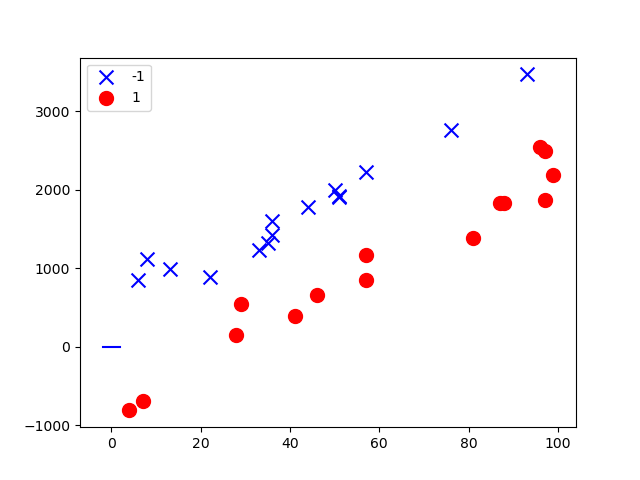

Write the Python code that produced this figure.
import matplotlib.pyplot as plt
import numpy as np
import operator
import random
 
# 網路上找的 dataset 再加上亂數的 data 不可以線性分割
def rand_samples(m, b, n_points, rand_param):
    left_x_coors, left_y_coors = np.array([]), np.array([])
    right_x_coors, right_y_coors = np.array([]), np.array([])

    pos_points = int(n_points/2)
    neg_points = n_points - pos_points
    pos_count = 0
    neg_count = 0

    for _ in range(n_points):
        x = np.random.randint(0, rand_param)
        flag = 0
        while flag != 1:
            r = np.random.randint(250, 1000)
            s = random.choice([-1,1])
            state = m * x + b + r*s
            if  s < 0 and pos_count < pos_points:
                pos_count += 1
                flag = 1
                right_x_coors = np.append(right_x_coors, x)
                right_y_coors = np.append(right_y_coors, state)
            elif s > 0 and neg_count < neg_points:
                neg_count += 1
                flag = 1
                left_x_coors = np.append(left_x_coors, x)
                left_y_coors = np.append(left_y_coors, state)

    x_coors = np.append(left_x_coors, right_x_coors)
    y_coors = np.append(left_y_coors, right_y_coors)
    a = tuple(x_coors)
    b = tuple(y_coors)
    c = zip(a, b)
    d = [-1]*neg_points + [1]*pos_points
    e = zip(c,d)
    dataset = [((1,) + x, y) for x, y in list(e)]
    return dataset
 
 
# 內積
def dot(*v):
    return sum(map(operator.mul, *v))
 
 
# 取 sign (1, 0, -1)
def sign(v):
    if v > 0:
        return 1
    elif v == 0:
        return 0
    else:  # v < 0
        return -1
 
 
# 判斷有沒有分類錯誤
def check_error(w, x, y):
    if sign(dot(w, x)) != y:
        return True
    else:
        return False
 
 
# 更新 w
def update(w, x, y):
    u = map(operator.mul, [y] * len(x), x)
    w = map(operator.add, w, u)
    return list(w)
 
 
# 總錯誤數
def sum_errors(w, dataset):
    errors = 0
    for x, y in dataset:
        if check_error(w, x, y):
            errors += 1
 
    return errors
 
 
# POCKET 演算法實作
def pocket(dataset):
    # 初始化 w
    w = [0] * 3
    min_e = sum_errors(w, dataset)
 
    max_t = 500
    for t in range(0, max_t):
        wt = None
        et = None
 
        while True:
            x, y = random.choice(dataset)
            if check_error(w, x, y):
                wt = update(w, x, y)
                et = sum_errors(wt, dataset)
                break
 
        if et < min_e:
            w = wt
            min_e = et
 
        print("{}: {}".format(t, tuple(w)))
        print("min erros: {}".format(min_e))
 
        t += 1
 
        if min_e == 0:
            break
 
    return (w, min_e)
 
 
# 主程式
def main():

    # 執行，並輸入新的 list
    m = random.randint(-100, 100)
    b = random.randint(-100, 100)
    n_points = 30
    rand_param = 100
    dataset = rand_samples(m, b, n_points, rand_param)
    w, e = pocket(list(dataset))
 
    # 畫圖
    fig = plt.figure()
 
    # numrows=1, numcols=1, fignum=1
    ax1 = fig.add_subplot(111)
 
    xx = list(filter(lambda d: d[1] == -1, dataset))
    ax1.scatter([x[0][1] for x in xx], [x[0][2] for x in xx],
                s=100, c='b', marker="x", label='-1')
    oo = list(filter(lambda d: d[1] == 1, dataset))
    ax1.scatter([x[0][1] for x in oo], [x[0][2] for x in oo],
                s=100, c='r', marker="o", label='1')
    l = np.linspace(-2, 2)
 
    # w0 + w1x + w2y = 0
    # y = -w0/w2 - w1/w2 x
    if w[2]:
        a, b = -w[1] / w[2], -w[0] / w[2]
        ax1.plot(l, a * l + b, 'b-')
    else:
        ax1.plot([-w[0] / w[1]] * len(l), l, 'b-')
 
    plt.legend(loc='upper left', scatterpoints=1)
    plt.show()
    plt.savefig('pocket_sample.png')
 
 
if __name__ == '__main__':
    main()